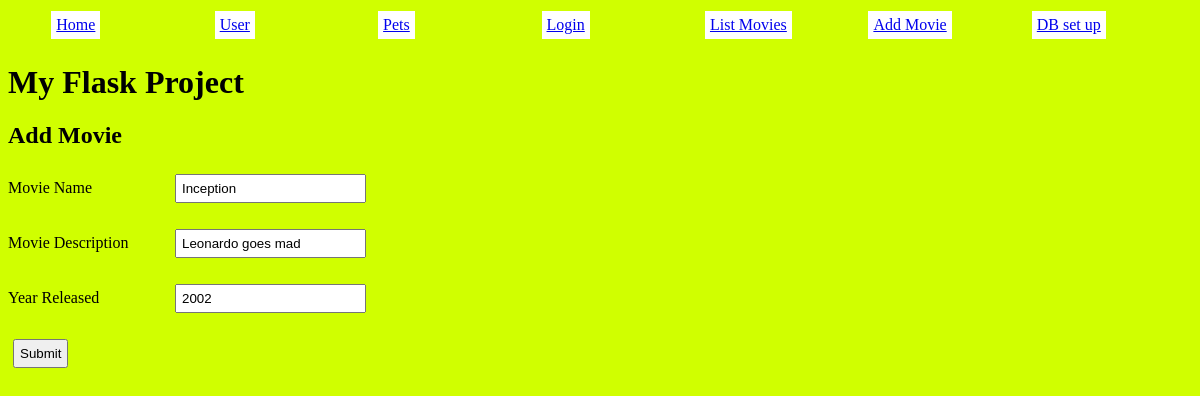
The page /editmovie?id=7 on the database its author committed.
### tables this page shows
CREATE TABLE Movies(id INTEGER,
  name TEXT,
  description TEXT,
  year INTEGER,
  PRIMARY KEY(id AUTOINCREMENT));

### main.py (the view, shortened to what this page needs)
@web_site.route('/editmovie',methods = ['GET', 'POST'])
def editmovie():
  id = request.args.get('id')
  msg  = "" #initialise this for later
  con = sqlite3.connect('movies.db')
  con.row_factory = sqlite3.Row
  cursor = con.cursor()
  sql ="SELECT * FROM movies WHERE id="+id
  cursor.execute(sql)
  con.commit()
  rows = cursor.fetchall()
  print(rows)
  for row in rows:
    print(row)
    return render_template("addmovie.html",name=row["name"],descr=row["description"],year=row["year"],msg=msg)

### templates/addmovie.html (shortened to what this page needs)
{% extends 'base.html' %}
{% block content %}
    <h2>Add Movie</h2>
    <form method="POST">
      <p><label for="name">Movie Name</label><input name="name" id="name" value="{{name}}"></p>
      <p><label for="descr">Movie Description</label><input name="descr" value="{{descr}}"></p>
      <p><label for="year">Year Released</label><input name="year" value="{{year}}"></p>
      <p><input type="submit" value="Submit"></p>
    </form>
{% endblock %}

### static/styles.css (style rules this page uses)
body { background-color:rgb(208, 255, 0); font-family:Verdana; }
input { padding:5px; margin:5px; }
label { width: 162px; display: inline-flex; }

### rows shown on the page
Movies: name "Inception", descr "Leonardo goes mad", year "2002"
